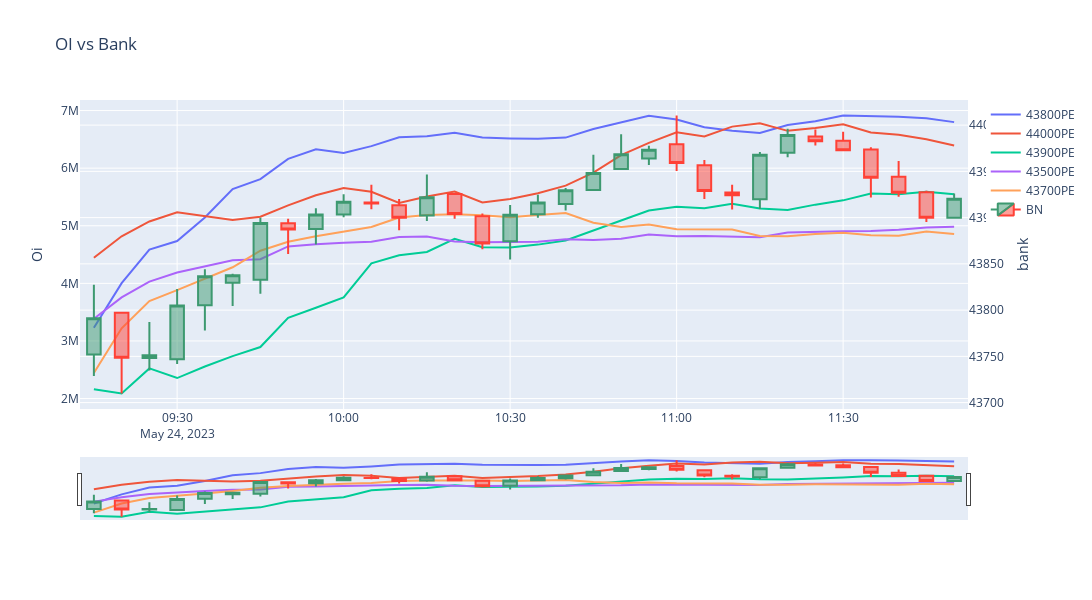

Notebook code for this chart:
### Markdown cell above
## plot oi chg

### Code cell
start_dt = '2023-05-24'
end_dt = '2023-05-24'
time_frame = '5minute'
bn_token  = 260105

while(True):
    hist_data_path = None
    df_combined,df_combined_1,df_bn_hist_data = get_data_minute(expiry_march, start_dt,end_dt,time_frame,bn_token,hist_data_path)
    print('run')
    df_temp = df_bn_hist_data.copy()
    for t in df_combined_1['date'].unique()[-2:]:
        # selecting top 5 sp
        df_current_time = df_combined_1.query('date == @t')
        st_pr = df_current_time['strike_type'].unique()

        # getting all prev OI of top 5 
        df_current_time_all = df_combined[['date','oi','strike_type']].query('(date <= @t)')
        df_bn_hist_data = df_temp.copy()
        df_bn_hist_data = df_bn_hist_data.query('(date <= @t)')
        df_current_time_all = df_current_time_all[df_current_time_all['strike_type'].isin(st_pr)]
        # df_current_time_all = df_current_time_all[~((df_current_time_all.strike_type == 'BANKNIFTY') & (df_current_time_all.oi == 0))]
        df_current_time_all.sort_values(['date','oi'], ascending=False, inplace = True)
        sp = df_current_time_all.strike_type.unique()
        
        fig = go.Figure()
        data = []
        for i in range(0,5):
            data.append(go.Scatter(x=df_current_time_all.query("strike_type == @sp[@i]")['date'],
                                        y=df_current_time_all.query("strike_type == @sp[@i]")['oi'],
                                        name = sp[i],
                                        yaxis='y1'
                                        ))

        # data.append(go.Scatter(x=df_current_time_all.query("strike_type == @sp[5]")['date'],
        #                             y=df_current_time_all.query("strike_type == @sp[5]")['oi'],
        #                             name = sp[5],
        #                             yaxis='y2'
        #                             ))

        data.append(go.Candlestick(x=df_bn_hist_data.date,
                open=df_bn_hist_data.open,
                high=df_bn_hist_data.high,
                low=df_bn_hist_data.low,
                close=df_bn_hist_data.close,
                name = "BN",
                    yaxis='y2'    
                            ))
        layout = go.Layout(title='OI vs Bank',
                        yaxis=dict(title='Oi',),
                        yaxis2=dict(title='bank',
                                    overlaying='y',
                                    side='right',
                                    tickformat = '0.0f', 
                                    #range =[39000,44000]
                                      )
                        )
                                
                                    
        
        fig = go.Figure(data=data, layout=layout)
        fig.update_layout(height=600, width=1200)
        fig.show()
        clear_output(wait=True)   
        time.sleep(300)
        # break|
    # break
